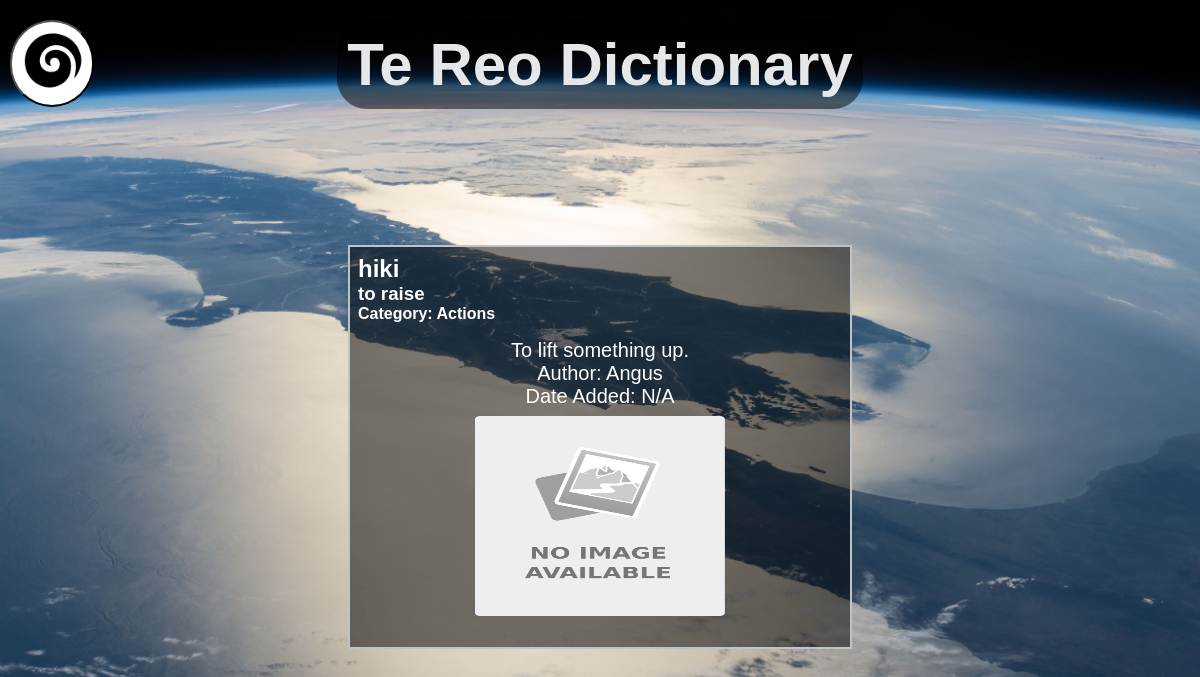
/4, run on the app's committed database.
### tables this page shows
CREATE TABLE "Dictionary"
(
    id         integer not null
        constraint Dictionary_pk
            primary key autoincrement,
    Maori      varchar(50),
    English    varchar(50),
    Category   integer,
    Definition varchar(150),
    YearLevel  int(2),
    Author     char(50),
    wordImage  varchar(200),
    DateAdded  varchar(12)
);

### app.py (the view)
@app.route('/<id>')
def render_word(id):
    con = create_connection(DATABASE)
    query = "SELECT id, Maori, English, Category, Definition, YearLevel, Author, wordImage, DateAdded FROM Dictionary WHERE id=?"
    cur = con.cursor()
    cur.execute(query, (id,))
    word = cur.fetchall()
    con.close()
    Categories = categories()
    return render_template('word.html', word=word, is_logged_in=is_logged_in(), is_teacher=is_teacher(), categories=Categories)

### app.py (called while the page is built)
def create_connection(db_file):  # This function will create a connection to the database file
    try:
        connection = sqlite3.connect(db_file)
        return (connection)
    except Error as e:
        print(e)
    return None

def is_logged_in():  # this will simply check if there is someone logged in by checking
    if session.get("email") is None:
        print("not logged in")
        return False
    else:
        print("Logged in")
        return True

def is_teacher():  # this function will check if the person logged in to the session is a teacher or not
    if session.get("permissions") == "teacher":
        print('is teacher')
        return True
    else:
        print("is not teacher")
        return False

def categories():
    con = create_connection(DATABASE)
    query = "SELECT Category FROM Categories"
    cur = con.cursor()
    cur.execute(query)
    Categories = cur.fetchall()
    con.close()
    return Categories

### templates/word.html (shortened to what this page needs)
{% extends 'base.html' %}
{% block main %}
    <div class="dictionary">
        {% for word in word %}
            <div class="singularwordbox">
                <div class="word-box-word">
                    <h2>{{ word[1] }}</h2>
                    <h3>{{ word[2] }}</h3>
                    <h4>Category: {{ word[3] }}</h4>
                </div>
                <div class="word-box-definition">
                    <p>{{ word[4] }}</p>
                    <p>Author: {{ word[6] }}</p>
                    <p>Date Added: {{ word[8] }}</p>
                </div>
                {% if word[7] is none %}
                    <img src="/static/images/placeholder.png" class="center">
                {% else %}
                    <img src="/static/images/{{ word[7] }}" class="center">
                {% endif %}
            </div>
        {% endfor %}
    </div>
{% endblock %}

### templates/base.html (shortened to what this page needs)
<!DOCTYPE html>
<html lang="en">
<head>
    <link href="{{ url_for('static', filename='style.css') }}" rel="stylesheet">
</head>
<body>
<div class ="headingbanner">
        <h1 style="padding: 10px">Te Reo Dictionary</h1>
        <button onclick="openNav()" class="NavButton"><img src="/static/images/logo.png" style="width: 80px; height: 80px;"></button>
</div>
<div class="container">
    {% block main %}
    {% endblock %}
</div>
</body>
</html>

### static/style.css (style rules this page uses)
* { font-family: 'Helvetica', 'Arial', sans-serif; padding: 0; margin: 0; }
p { font-family: 'Helvetica', 'Arial', sans-serif; font-size: 20px; font-weight: normal; text-align: center; }
.headingbanner { display: flex; font-weight: bold; font-family: 'Helvetica', 'Arial', sans-serif;; background-color: transparent; position: relative; justify-content: center; margin: 10px; margin-top: 20px; }
body { background-image: url("/static/images/newzealandfromspace.jpg"); background-repeat: no-repeat; background-size: cover; background-position: center; }
h1 { font-size: 60px; padding: 10px; background-color: rgba(0,0,0,.5); border-radius: 30px; align-items: center; text-align: center; color: #E5E7E9; }
.center { display: block; margin-top: auto; margin-left: auto; margin-right: auto; margin-bottom: auto; width: 50%; height: 50% }
.NavButton { position: absolute; left: 0; border-radius: 50px; background-color: white; }
.container { width: 90%; min-height: 63vh; padding: 5%; background: transparent; display: flex; align-items: center; justify-content: center; }
.dictionary { display: flex; flex-wrap: wrap; justify-content: space-evenly; }
.word-box-word { padding: 0.5rem; }
.word-box-definition { padding: 0.5rem; }
.singularwordbox { width: 100%; width: 500px; height: 400px; border: 2px solid rgba(189, 195, 199, 1.0); color: white; margin-bottom: 0.5rem; background-color: rgba(0,0,0,.5); }

### data on the page
Dictionary: Maori "hiki", English "to raise", Category "Actions", Definition "To lift something up.", Author "Angus", DateAdded "N/A"
